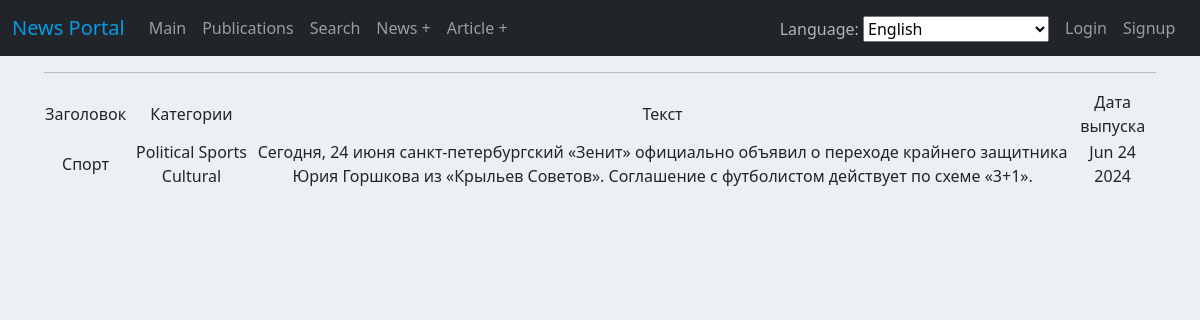
Screenshot of /news/3 with the database file from the repository.
### news/models.py (models this page shows, shortened)
class Post(models.Model):
    news = 'NS'
    article = 'AR'
    POSITIONS = [
        (news, "Новость"),
        (article, "Статья")
    ]
    positions = models.CharField(max_length=2, choices=POSITIONS, default=news)
    author = models.ForeignKey(Author, on_delete=models.CASCADE)
    create_time = models.DateTimeField(auto_now_add = True)
    category = models.ManyToManyField(Category, through='PostCategory')
    header = models.CharField(max_length=255)
    text = models.TextField()
    rating = models.IntegerField(default=0)
    def __str__(self):
        return f'{self.text}: {self.header}: {self.create_time}'

class Category(models.Model):
    name = models.CharField(max_length=255, unique=True)
    subscribers = models.ManyToManyField(User, blank=True, null=True, related_name='categories')
    def __str__(self):
        return self.name.title()

### news/views.py (the view)
# urls.py: path('<int:pk>', PostDetail.as_view(), name='post_detail'),
class PostDetail(DetailView):
    model = Post
    template_name = 'new.html'
    context_object_name = 'new'
    def get_object(self, *args, **kwargs):
        obj = cache.get(f'post-{self.kwargs["pk"]}', None)
        print('------------')
        print(obj)
        print('------------')
        if not obj:
            obj = super().get_object(queryset=self.queryset)
            cache.set(f'post-{self.kwargs["pk"]}', obj)
        print('***************')
        print(obj)
        print('***************')
        return obj

### templates/new.html (shortened to what this page needs)
{% extends 'flatpages/default.html' %}
{% block content %}
   <hr>
   {% if new %}
       <table>
           <tr>
               <td>Заголовок</td>
               <td>Категории</td>
               <td>Текст</td>
               <td>Дата выпуска</td>
           </tr>
           <tr>
               <td>{{ new.header }}</td>
               <td>
               {% for category in new.category.all %}
                 {{ category }}
               {% endfor %}
               </td>
               <td>{{ new.text }}</td>
               <td>{{ new.create_time|date:'M d Y' }}</td>
           </tr>
       </table>
   {% else %}
       <h2>Новостей нет!</h2>
   {% endif %}
{% endblock content %}

### rows the page displays
Post: header "Спорт", text "Сегодня, 24 июня санкт-петербургский «Зенит» официально объявил о переходе крайнего защитника Юрия Горшкова из «Крыльев Советов». Соглашение с футболистом действует по схеме «3+1».", create_time "Jun 24 2024"
Category: name "Political"
Category: name "Sports"
Category: name "Cultural"
